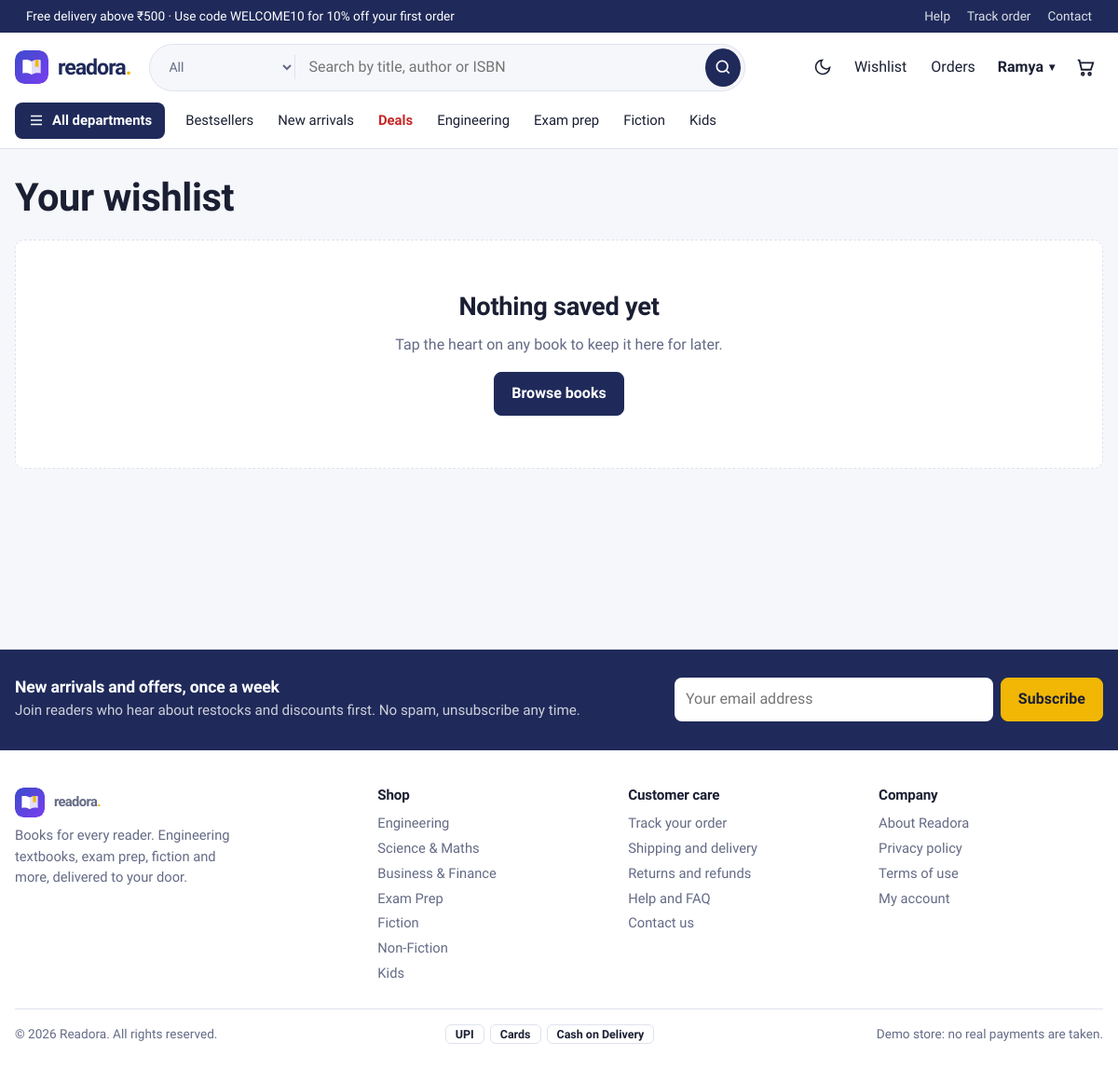
Page /wishlist (signed in) on the committed database.
### tables this page shows
CREATE TABLE users (
    id            INTEGER PRIMARY KEY AUTOINCREMENT,
    fullname      TEXT NOT NULL,
    username      TEXT NOT NULL UNIQUE COLLATE NOCASE,
    email         TEXT NOT NULL UNIQUE COLLATE NOCASE,
    password      TEXT NOT NULL,
    phone         TEXT,
    is_admin      INTEGER NOT NULL DEFAULT 0,
    created_at    TEXT NOT NULL DEFAULT CURRENT_TIMESTAMP
);

CREATE TABLE categories (
    id          INTEGER PRIMARY KEY AUTOINCREMENT,
    slug        TEXT NOT NULL UNIQUE,
    name        TEXT NOT NULL,
    group_name  TEXT NOT NULL DEFAULT 'More',   -- shown as a column in the departments menu
    sort_order  INTEGER NOT NULL DEFAULT 0
);

### bookstore/routes/shop.py (the view)
@bp.route("/wishlist")
@login_required
def wishlist():
    books = query(f"""{BOOK_SELECT} JOIN wishlist w ON w.book_id=b.id AND w.user_id=?
                      ORDER BY w.created_at DESC""", (g.user["id"],))
    return render_template("wishlist.html", books=books, wished={b["id"] for b in books})

### bookstore/db.py (called while the page is built)
def get_db():
    if "db" not in g:
        g.db = sqlite3.connect(current_app.config["DATABASE"])
        g.db.row_factory = sqlite3.Row
        g.db.execute("PRAGMA foreign_keys = ON")
    return g.db

def query(sql, args=(), one=False):
    cur = get_db().execute(sql, args)
    rows = cur.fetchall()
    cur.close()
    return (rows[0] if rows else None) if one else rows

### bookstore/utils.py (called while the page is built)
def csrf_token():
    if "_csrf" not in session:
        session["_csrf"] = secrets.token_urlsafe(32)
    return session["_csrf"]

def check_csrf():
    if request.method in ("POST", "PUT", "PATCH", "DELETE"):
        sent = request.form.get("_csrf") or request.headers.get("X-CSRF-Token")
        if not sent or not secrets.compare_digest(sent, session.get("_csrf", "")):
            abort(400, "Invalid or missing CSRF token. Please reload the page and try again.")

def load_user():
    uid = session.get("user_id")
    g.user = query("SELECT * FROM users WHERE id = ?", (uid,), one=True) if uid else None
    if uid and g.user is None:
        session.clear()

def login_required(view):
    @wraps(view)
    def wrapped(*a, **kw):
        if g.user is None:
            if wants_json():
                return jsonify(ok=False, message="Please log in first.", login=True), 401
            flash("Please log in to continue.", "info")
            return redirect(url_for("auth.login", next=request.full_path.rstrip("?")))
        return view(*a, **kw)
    return wrapped

def money(v):
    v = float(v or 0)
    return f"₹{v:,.0f}" if v == int(v) else f"₹{v:,.2f}"

def cart_count():
    if g.user:
        row = query("SELECT COALESCE(SUM(qty),0) n FROM cart_items WHERE user_id=?", (g.user["id"],), one=True)
        return row["n"]
    return sum(session.get("cart", {}).values())

def all_settings():
    if "_settings" not in g:
        saved = {r["key"]: r["value"] for r in query("SELECT key, value FROM settings")}
        g._settings = {**SETTING_DEFAULTS, **saved}
    return g._settings

### bookstore/templates/wishlist.html (shortened to what this page needs)
{% extends 'base.html' %}
{% from 'partials/macros.html' import book_card %}
{% block content %}
<h1>Your wishlist</h1>
{% if books %}<div class="grid" data-wishlist-page>{% for b in books %}{{ book_card(b, wished) }}{% endfor %}</div>
{% else %}<div class="empty"><h2>Nothing saved yet</h2><p class="muted">Tap the heart on any book to keep it here for later.</p><a class="btn" href="{{ url_for('shop.catalogue') }}">Browse books</a></div>{% endif %}
{% endblock %}

### bookstore/templates/base.html (shortened to what this page needs)
<!doctype html>
<html lang="en">
<head>
  <link rel="stylesheet" href="{{ url_for('static', filename='css/style.css') }}">
</head>
<body class="{{ 'is-admin' if current_endpoint and current_endpoint.startswith('admin.') }}">
<div class="strip">
  <div class="wrap strip-in">
    <span>Free delivery above {{ free_above|float|money }}{% if store.announcement %} · {{ store.announcement }}{% endif %}</span>
    <span class="strip-links"><a href="{{ url_for('shop.info', slug='faq') }}">Help</a><a href="{{ url_for('orders.history') }}">Track order</a><a href="{{ url_for('shop.contact') }}">Contact</a></span>
  </div>
</div>
<header class="site-header">
  <div class="wrap bar">
    <a class="logo" href="{{ url_for('shop.home') }}" aria-label="{{ brand.name }} home">
      <img class="logo-img" src="{{ url_for('static', filename='img/mark.svg') }}" width="36" height="36" alt="">
      <span class="wordmark">{{ brand.name|lower }}<b>.</b></span>
    </a>
    <form class="search" action="{{ url_for('shop.catalogue') }}" role="search" autocomplete="off">
      <select name="category" aria-label="Search in department">
        <option value="">All</option>
      </select>
      <input type="search" name="q" value="{{ request.args.get('q', '') }}" placeholder="Search by title, author or ISBN" aria-label="Search books" id="search-input">
      <button aria-label="Search"><svg viewBox="0 0 24 24" width="20" height="20" fill="none" stroke="currentColor" stroke-width="2"><circle cx="11" cy="11" r="7"/><path d="m20 20-3.500-3.500"/></svg></button>
    </form>
    <nav class="actions" aria-label="Account">
      <button class="icon-btn" id="theme-toggle" type="button" aria-label="Switch light or dark theme">
        <svg viewBox="0 0 24 24" width="20" height="20" fill="none" stroke="currentColor" stroke-width="2"><path d="M21 12.800A9 9 0 1 1 11.200 3a7 7 0 0 0 9.800 9.800z"/></svg>
      </button>
      {% if g.user %}
        <a class="icon-link" href="{{ url_for('shop.wishlist') }}">Wishlist</a>
        <a class="icon-link" href="{{ url_for('orders.history') }}">Orders</a>
        <div class="menu">
          <button class="menu-btn" type="button" aria-haspopup="true" aria-expanded="false">{{ g.user.fullname.split()[0] }}</button>
        </div>
      {% else %}
        <a class="icon-link" href="{{ url_for('auth.login') }}">Log in</a>
        <a class="btn btn-sm" href="{{ url_for('auth.register') }}">Sign up</a>
      {% endif %}
      <a class="cart-link" href="{{ url_for('cart.view') }}" aria-label="Cart, {{ cart_count }} items">
        <svg viewBox="0 0 24 24" width="22" height="22" fill="none" stroke="currentColor" stroke-width="2"><path d="M3 4h2l2.600 11h10.800L21 7H6.200"/><circle cx="9" cy="20" r="1.500"/><circle cx="17" cy="20" r="1.500"/></svg>
      </a>
    </nav>
  </div>
  <nav class="wrap mainnav" aria-label="Departments">
    <div class="mega">
      <button class="mega-btn" type="button" aria-expanded="false" aria-controls="mega-panel">
        <svg viewBox="0 0 24 24" width="18" height="18" fill="none" stroke="currentColor" stroke-width="2"><path d="M4 6h16M4 12h16M4 18h16"/></svg> All departments
      </button>
    </div>
    <a href="{{ url_for('shop.bestsellers') }}">Bestsellers</a>
    <a href="{{ url_for('shop.new_arrivals') }}">New arrivals</a>
    <a href="{{ url_for('shop.deals') }}" class="hot">Deals</a>
    <a href="{{ url_for('shop.catalogue', group='Engineering') }}">Engineering</a>
    <a href="{{ url_for('shop.catalogue', category='exams') }}">Exam prep</a>
    <a href="{{ url_for('shop.catalogue', group='Fiction') }}">Fiction</a>
    <a href="{{ url_for('shop.catalogue', group='Kids') }}">Kids</a>
  </nav>
</header>
<main id="main" class="wrap">{% block content %}{% endblock %}</main>
<footer class="site-footer">
  <div class="news">
    <div class="wrap news-in">
      <div><h3>New arrivals and offers, once a week</h3><p class="muted">Join readers who hear about restocks and discounts first. No spam, unsubscribe any time.</p></div>
      <form method="post" action="{{ url_for('shop.newsletter') }}" data-ajax-newsletter class="news-form">
        <input type="email" name="email" placeholder="Your email address" aria-label="Email address" required>
        <button class="btn btn-hl">Subscribe</button>
      </form>
    </div>
  </div>
  <div class="wrap foot">
    <div class="foot-brand">
      <div class="logo"><img class="logo-img" src="{{ url_for('static', filename='img/mark.svg') }}" width="32" height="32" alt=""><span class="wordmark">{{ brand.name|lower }}<b>.</b></span></div>
      <p class="muted">{{ brand.tagline }}. Engineering textbooks, exam prep, fiction and more, delivered to your door.</p>
    </div>
    <div><h4>Shop</h4>{% for group in nav_groups %}<a href="{{ url_for('shop.catalogue', group=group) }}">{{ group }}</a>{% endfor %}</div>
    <div><h4>Customer care</h4>
      <a href="{{ url_for('orders.history') }}">Track your order</a>
      <a href="{{ url_for('shop.info', slug='shipping') }}">Shipping and delivery</a>
      <a href="{{ url_for('shop.info', slug='returns-policy') }}">Returns and refunds</a>
      <a href="{{ url_for('shop.info', slug='faq') }}">Help and FAQ</a>
      <a href="{{ url_for('shop.contact') }}">Contact us</a></div>
    <div><h4>Company</h4>
      <a href="{{ url_for('shop.info', slug='about') }}">About {{ brand.name }}</a>
      <a href="{{ url_for('shop.info', slug='privacy') }}">Privacy policy</a>
      <a href="{{ url_for('shop.info', slug='terms') }}">Terms of use</a>
      <a href="{{ url_for('auth.account') }}">My account</a></div>
  </div>
  <div class="wrap foot-bottom">
    <span>© {{ year }} {{ brand.name }}. All rights reserved.</span>
    <span class="pay"><i>UPI</i><i>Cards</i><i>Cash on Delivery</i></span>
    <span class="muted">Demo store: no real payments are taken.</span>
  </div>
</footer>
</body>
</html>

### rows in the picture
users: user.fullname "Ramya"
categories: group_name "Engineering"
categories: group_name "Science & Maths"
categories: group_name "Business & Finance"
categories: group_name "Exam Prep"
categories: group_name "Fiction"
categories: group_name "Non-Fiction"
categories: group_name "Kids"

### other values in the picture
{{ free_above|float|money }} "₹500"
{{ store.announcement }} "Use code WELCOME10 for 10% off your first order"
{{ brand.name|lower }} "readora"
{{ brand.tagline }} "Books for every reader"
{{ brand.name }} "Readora"
